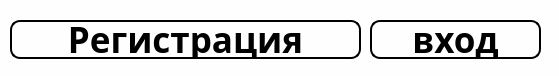
<?xml version="1.0" encoding="UTF-8"?>
<ui version="4.0">
 <class>Dialog</class>
 <widget class="QDialog" name="Dialog">
  <property name="geometry">
   <rect>
    <x>0</x>
    <y>0</y>
    <width>559</width>
    <height>76</height>
   </rect>
  </property>
  <property name="windowTitle">
   <string>Dialog</string>
  </property>
  <property name="styleSheet">
   <string notr="true">background: rgb(254,254,254)</string>
  </property>
  <widget class="QPushButton" name="enter">
   <property name="geometry">
    <rect>
     <x>370</x>
     <y>20</y>
     <width>171</width>
     <height>39</height>
    </rect>
   </property>
   <property name="font">
    <font>
     <family>Futurespore Cyrillic</family>
     <pointsize>26</pointsize>
     <weight>50</weight>
     <italic>false</italic>
     <bold>false</bold>
    </font>
   </property>
   <property name="styleSheet">
    <string notr="true">QPushButton:pressed {
border: 0px solid #000;
border-radius: 10px;
border-style: outset;
background: black;
color: rgb(254,254,254);
font-weight: bold;
font: 26pt &quot;Futurespore Cyrillic&quot;;
}
QPushButton {
border: 2px solid #000;
border-radius: 10px;
border-style: outset;
color: black;
font-weight: bold;
font: 26pt &quot;Futurespore Cyrillic&quot;;
}</string>
   </property>
   <property name="text">
    <string>вход</string>
   </property>
   <property name="autoDefault">
    <bool>true</bool>
   </property>
  </widget>
  <widget class="QPushButton" name="registrate">
   <property name="geometry">
    <rect>
     <x>10</x>
     <y>20</y>
     <width>351</width>
     <height>39</height>
    </rect>
   </property>
   <property name="font">
    <font>
     <family>Futurespore Cyrillic</family>
     <pointsize>26</pointsize>
     <weight>50</weight>
     <italic>false</italic>
     <bold>false</bold>
    </font>
   </property>
   <property name="styleSheet">
    <string notr="true">QPushButton:pressed {
border: 0px solid #000;
border-radius: 10px;
border-style: outset;
background: black;
color: rgb(254,254,254);
font-weight: bold;
font: 26pt &quot;Futurespore Cyrillic&quot;;
}
QPushButton {
border: 2px solid #000;
border-radius: 10px;
border-style: outset;
color: black;
font-weight: bold;
font: 26pt &quot;Futurespore Cyrillic&quot;;
}</string>
   </property>
   <property name="text">
    <string>Регистрация</string>
   </property>
   <property name="autoDefault">
    <bool>true</bool>
   </property>
  </widget>
 </widget>
 <resources/>
 <connections/>
</ui>
